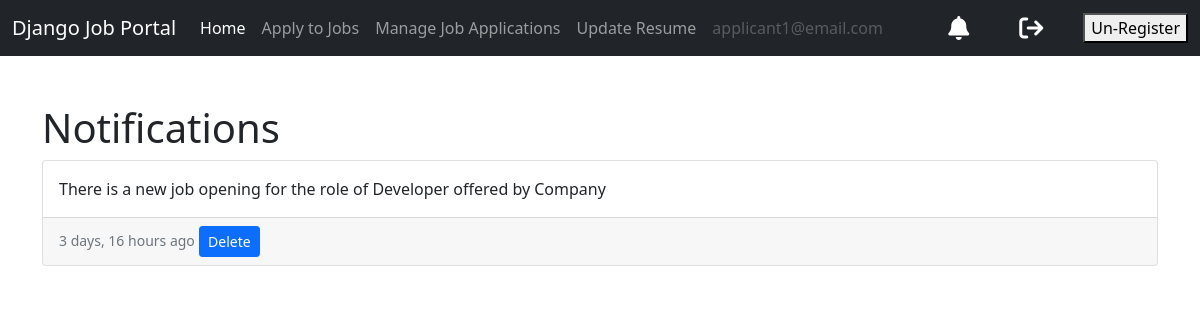
/notifications/notifications/ (signed in), run on an earlier commit of the app's database.
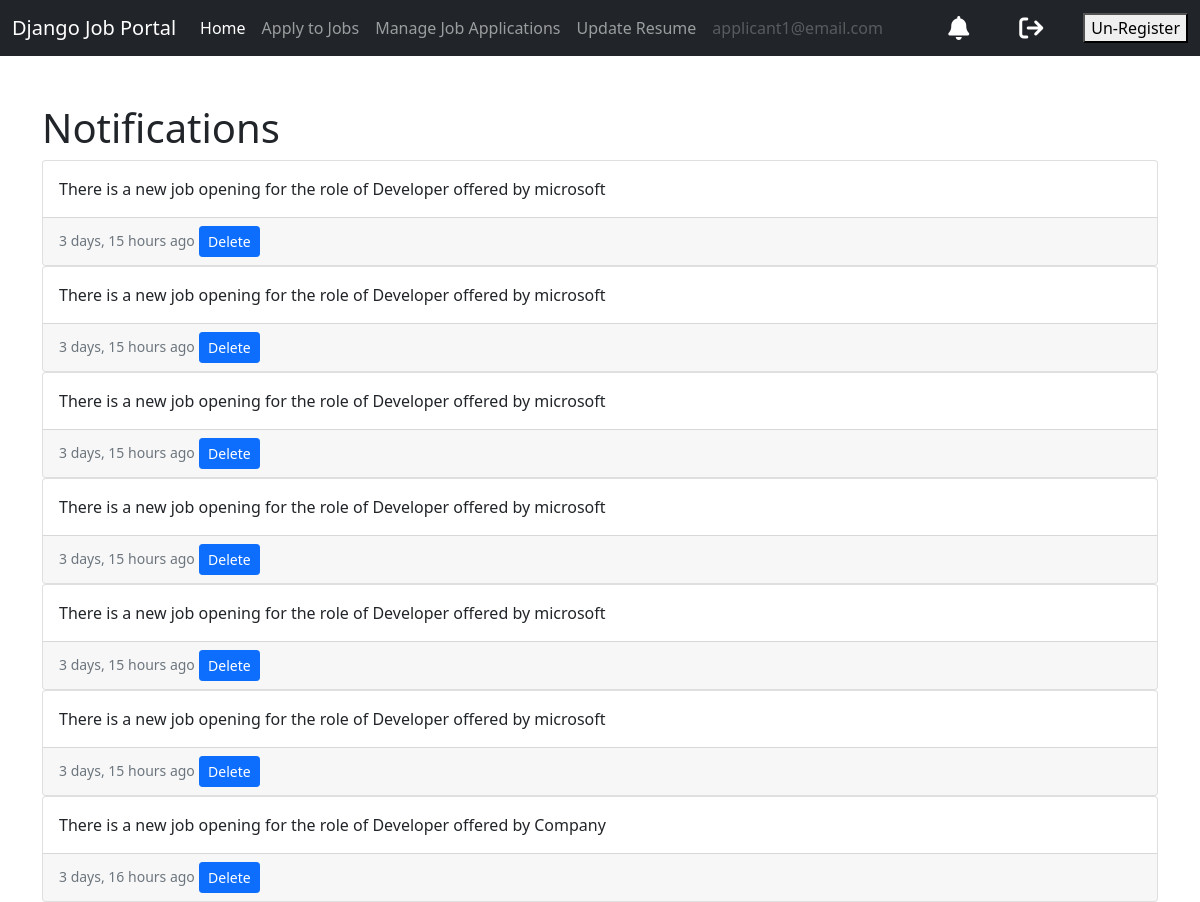
And on a later commit of the database.
### notifications/models.py (models this page shows, shortened)
class Notif(models.Model):
    user = models.ForeignKey(User, on_delete=models.CASCADE)
    content = models.TextField(blank = True, null = True)
    timestamp = models.DateTimeField(auto_now_add = True)

### notifications/views.py (the view)
# urls.py: path('notifications/',include('notifications.urls')),
def notifications (request):
    if request.user.is_authenticated:
        notifs = Notif.objects.filter(user=request.user).order_by('-timestamp')
        context = {'notifs':notifs, 'user':request.user}
        return render(request, 'notifications/notifications.html', context)
    else:
        messages.warning(request, 'Permission Denied')
        return redirect('dashboard')

### templates/notifications/notifications.html
{% extends 'base.html' %}
{% load humanize %}
{% block content %}
<h1>Notifications</h1>
{% for notif in notifs %}
<div >
    <div class="card h-100">
        <div class="card-body">
            <p class="card-text"> {{notif.content}} </p>
        </div>
        <div class="card-footer">
            <small class="text-muted">{{notif.timestamp|naturaltime}}</small>
            <a class="btn btn-primary btn-sm" href = "{% url 'delete-notification' notif.pk %}"> Delete </a>
        </div>
    </div>
</div>
{% endfor %}
{% endblock content %}

What changed in the data, as far as the page shows it:
added Notif: content "There is a new job opening for the role of Developer offered by microsoft", timestamp "3 days, 15 hours ago"
added Notif: content "There is a new job opening for the role of Developer offered by microsoft", timestamp "3 days, 15 hours ago"
added Notif: content "There is a new job opening for the role of Developer offered by microsoft", timestamp "3 days, 15 hours ago"
added Notif: content "There is a new job opening for the role of Developer offered by microsoft", timestamp "3 days, 15 hours ago"
added Notif: content "There is a new job opening for the role of Developer offered by microsoft", timestamp "3 days, 15 hours ago"
added Notif: content "There is a new job opening for the role of Developer offered by microsoft", timestamp "3 days, 15 hours ago"
